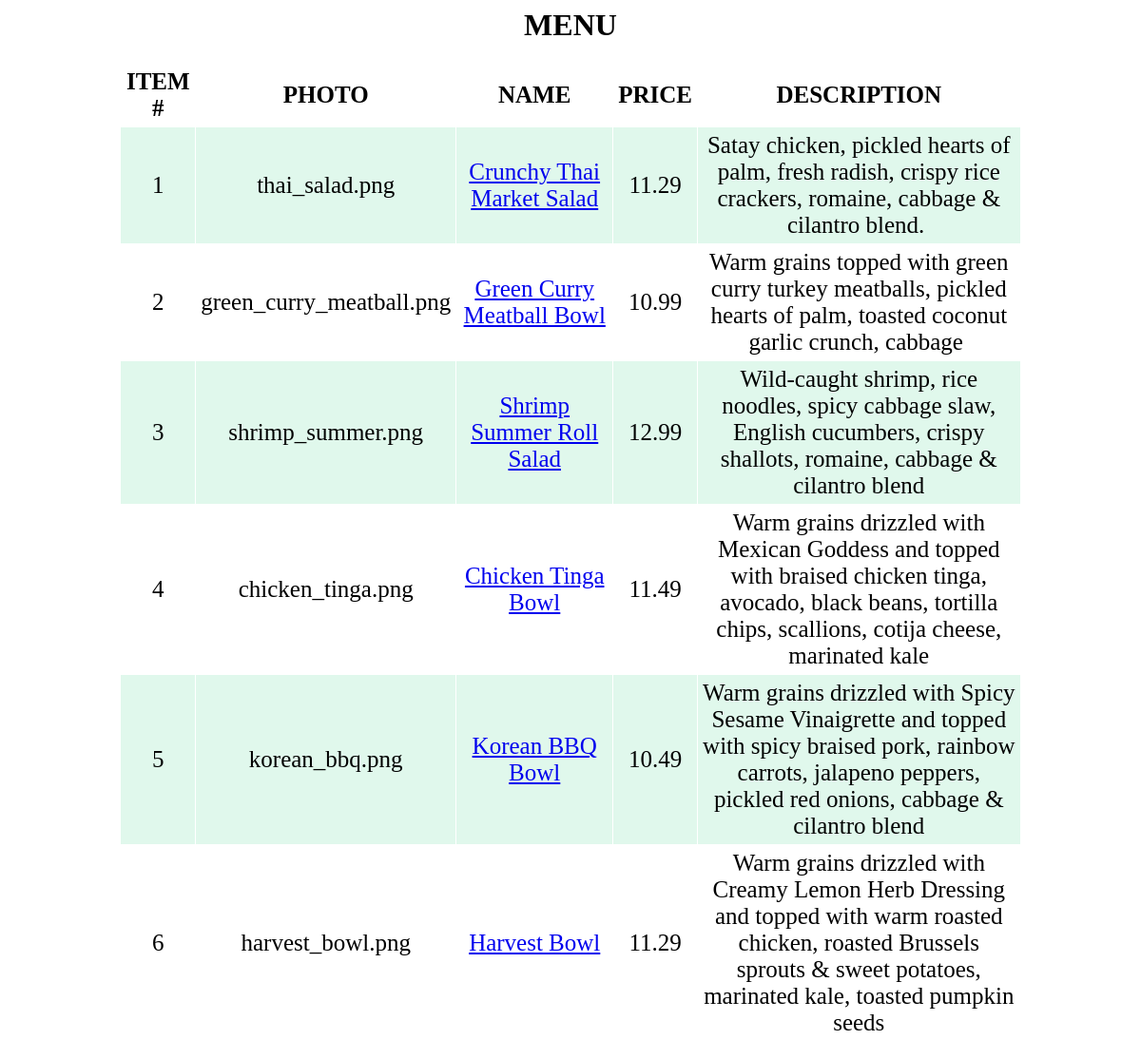
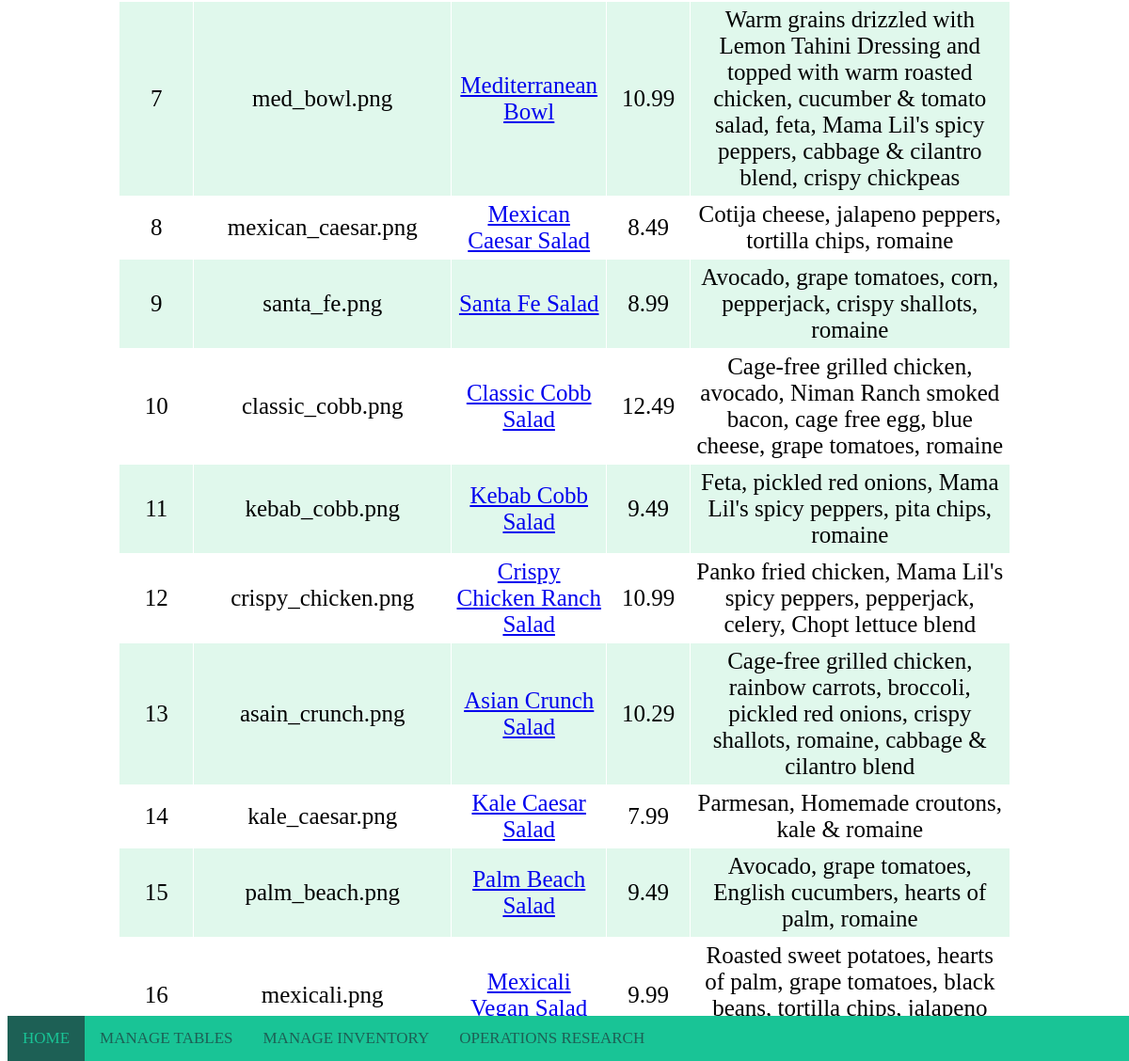
The app's page /home/menu/ with its own data (2 pictures, top to bottom).
### home/models.py (models this page shows, shortened)
class Item(models.Model):
    item_id = models.IntegerField(default=0)
    item_name = models.CharField(max_length=200)
    price = models.FloatField(default=0)
    ingredients = models.CharField(max_length=200)
    calories = models.IntegerField(default=0)
    vegan = models.CharField(max_length=3)
    image = models.FilePathField(path=r'C:\Users\Alex\Documents\PythonPractice\databases\foodelf\home\images')
    description = models.CharField(max_length=200)

### home/views.py (the view)
# urls.py: path('menu/', views.menu, name='menu'),
def menu(request):
    item_list = Item.objects.order_by('item_id')
    context = {'item_list':item_list,}
    return render(request, 'home/menu.html', context)

### home/templates/home/menu.html (shortened to what this page needs)
<html lang="en">
    <head>
            {% load static %}
    </head>
    <body>
      {% load static %}
        <h1>MENU</h1>
        <table width="80%" border="1" cellpadding="5" align="center">
            <tr>
                <th>ITEM #</th>
                <th>PHOTO</th>
                <th>NAME</th>
                <th>PRICE</th>
                <th>DESCRIPTION</th>
            </tr>
            {% for item in item_list %}
                <tr>
                    <td>{{item.id}}</td>
                    <td>{{item.image}}</td>
                    <td><a href="{% url 'home:detail' item.id %}">{{item.item_name}}</a></td>
                    <td>{{item.price}}</td>
                    <td>{{item.vegan}}</td>
                </tr>
            {% endfor %}
        </table>
        <div class="navbar" style="font-family: Quicksand-Regular;">
          {% load static %}
            <a href="{% url "home:index" %}" class="home">HOME</a>
            <a href="{% url "manageTables:index" %}">MANAGE TABLES</a>
            <a href="{% url 'manageInventory:inventoryMain' %}">MANAGE INVENTORY</a>
            <a href="#contact">OPERATIONS RESEARCH</a>
        </div>
    </body>
</html>

### records on screen
Item: id "1", image "thai_salad.png", item_name "Crunchy Thai Market Salad", price "11.29", vegan "Satay chicken, pickled hearts of palm, fresh radish, crispy rice crackers, romaine, cabbage & cilantro blend."
Item: id "2", image "green_curry_meatball.png", item_name "Green Curry Meatball Bowl", price "10.99", vegan "Warm grains topped with green curry turkey meatballs, pickled hearts of palm, toasted coconut garlic crunch, cabbage"
Item: id "3", image "shrimp_summer.png", item_name "Shrimp Summer Roll Salad", price "12.99", vegan "Wild-caught shrimp, rice noodles, spicy cabbage slaw, English cucumbers, crispy shallots, romaine, cabbage & cilantro blend"
Item: id "4", image "chicken_tinga.png", item_name "Chicken Tinga Bowl", price "11.49", vegan "Warm grains drizzled with Mexican Goddess and topped with braised chicken tinga, avocado, black beans, tortilla chips, scallions, cotija cheese, marinated kale"
Item: id "5", image "korean_bbq.png", item_name "Korean BBQ Bowl", price "10.49", vegan "Warm grains drizzled with Spicy Sesame Vinaigrette and topped with spicy braised pork, rainbow carrots, jalapeno peppers, pickled red onions, cabbage & cilantro blend"
Item: id "6", image "harvest_bowl.png", item_name "Harvest Bowl", price "11.29", vegan "Warm grains drizzled with Creamy Lemon Herb Dressing and topped with warm roasted chicken, roasted Brussels sprouts & sweet potatoes, marinated kale, toasted pumpkin seeds"
Item: id "7", image "med_bowl.png", item_name "Mediterranean Bowl", price "10.99", vegan "Warm grains drizzled with Lemon Tahini Dressing and topped with warm roasted chicken, cucumber & tomato salad, feta, Mama Lil's spicy peppers, cabbage & cilantro blend, crispy chickpeas"
Item: id "8", image "mexican_caesar.png", item_name "Mexican Caesar Salad", price "8.49", vegan "Cotija cheese, jalapeno peppers, tortilla chips, romaine"
Item: id "9", image "santa_fe.png", item_name "Santa Fe Salad", price "8.99", vegan "Avocado, grape tomatoes, corn, pepperjack, crispy shallots, romaine"
Item: id "10", image "classic_cobb.png", item_name "Classic Cobb Salad", price "12.49", vegan "Cage-free grilled chicken, avocado, Niman Ranch smoked bacon, cage free egg, blue cheese, grape tomatoes, romaine"
Item: id "11", image "kebab_cobb.png", item_name "Kebab Cobb Salad", price "9.49", vegan "Feta, pickled red onions, Mama Lil's spicy peppers, pita chips, romaine"
Item: id "12", image "crispy_chicken.png", item_name "Crispy Chicken Ranch Salad", price "10.99", vegan "Panko fried chicken, Mama Lil's spicy peppers, pepperjack, celery, Chopt lettuce blend"
Item: id "13", image "asain_crunch.png", item_name "Asian Crunch Salad", price "10.29", vegan "Cage-free grilled chicken, rainbow carrots, broccoli, pickled red onions, crispy shallots, romaine, cabbage & cilantro blend"
Item: id "14", image "kale_caesar.png", item_name "Kale Caesar Salad", price "7.99", vegan "Parmesan, Homemade croutons, kale & romaine"
Item: id "15", image "palm_beach.png", item_name "Palm Beach Salad", price "9.49", vegan "Avocado, grape tomatoes, English cucumbers, hearts of palm, romaine"
Item: id "16", image "mexicali.png", item_name "Mexicali Vegan Salad", price "9.99", vegan "Roasted sweet potatoes, hearts of palm, grape tomatoes, black beans, tortilla chips, jalapeno…"
